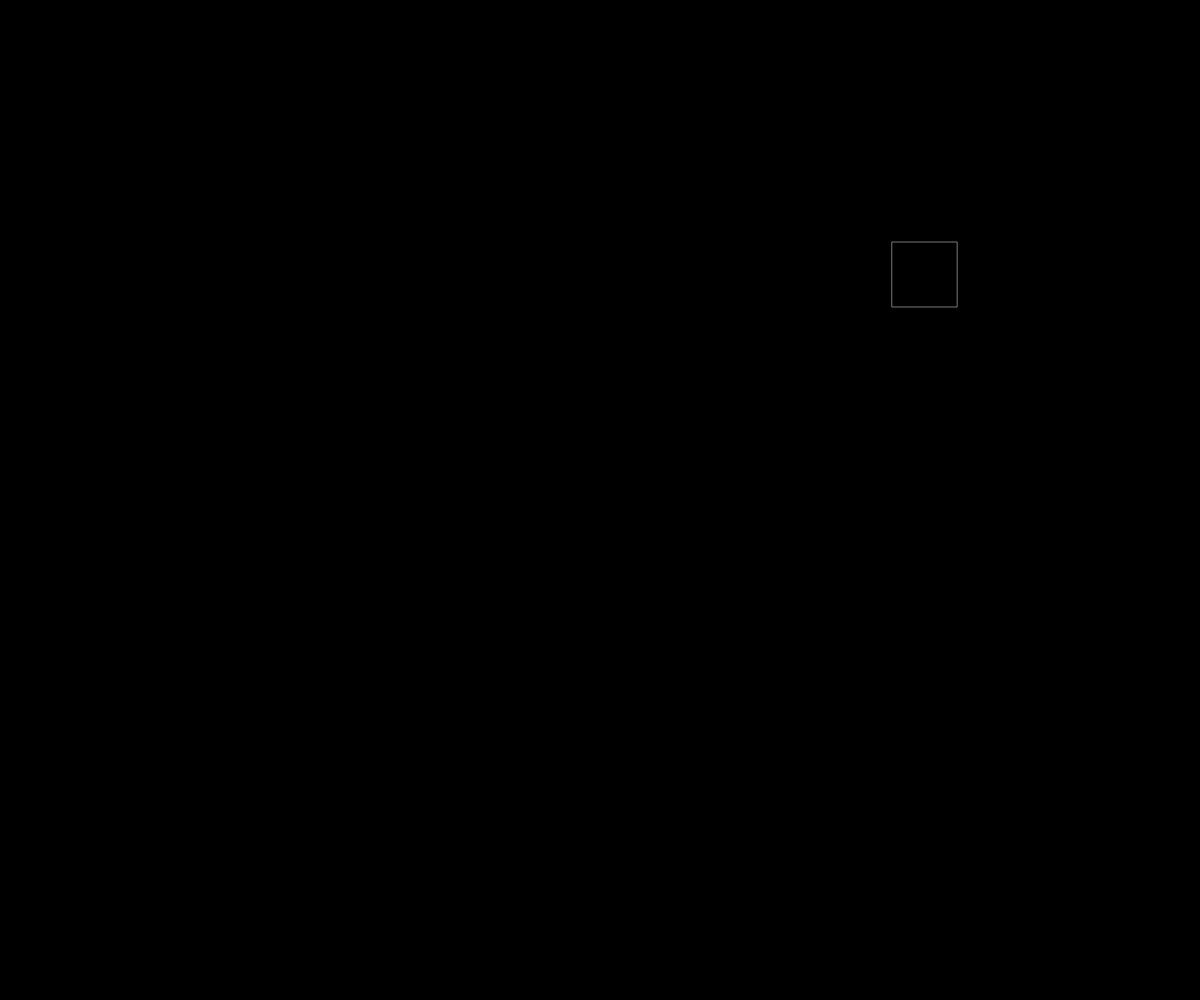
Frame 1 (no input)
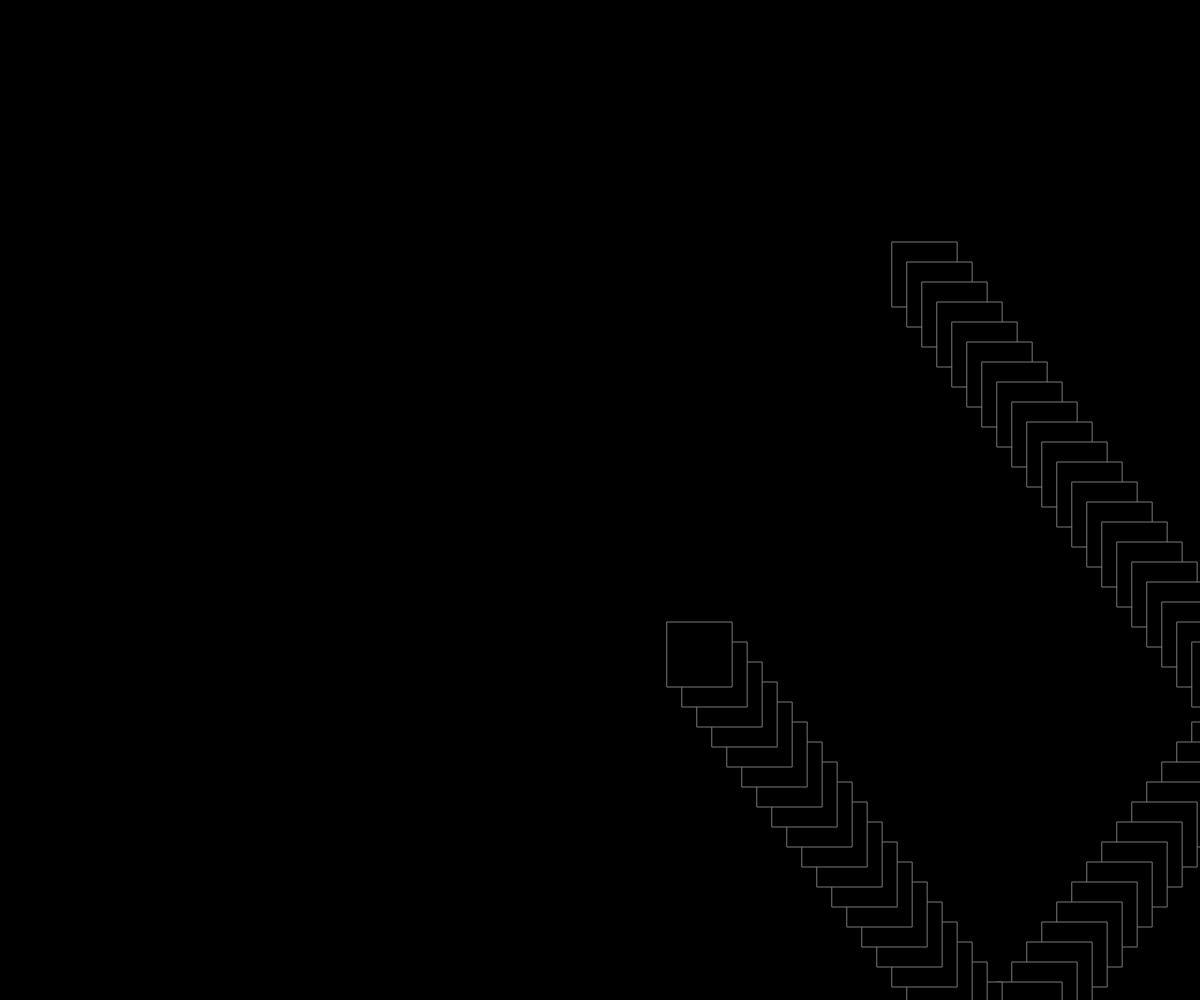
Frame 60 (no input)
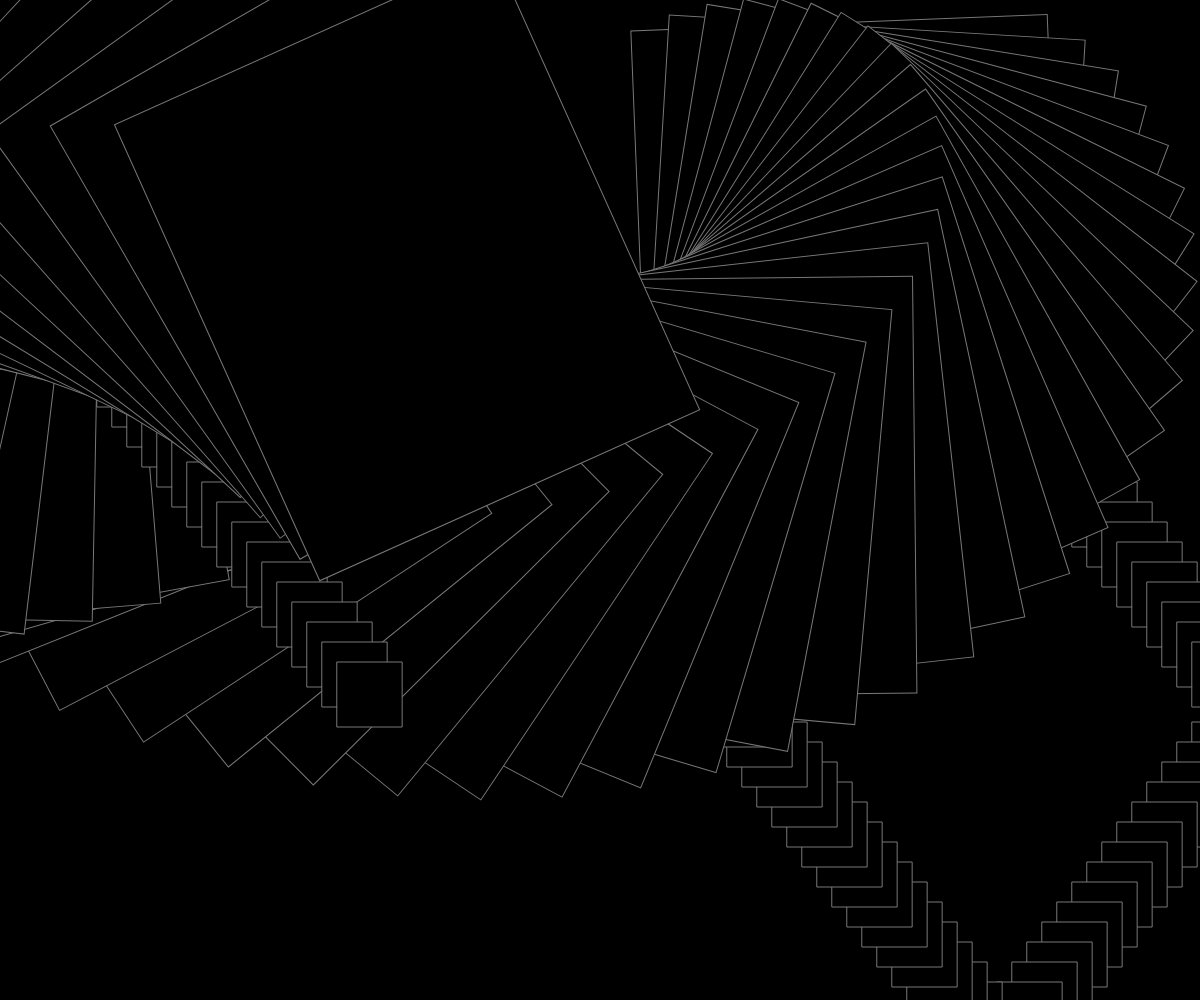
Frame 120 (the mouse pressed at the canvas centre since frame 60)

The p5.js sketch that drew these frames (run headless with seeded random() and noise() and a simulated clock; from frame 60 on, the mouse is pressed at the canvas centre):

// p5.js sketch
// ── sketch.js
var PosX = 0;
var PosY = 0;
var squareX;
var squareY;
var squareSize = 65;
let speed = 15;
let speedy = 20;
let angle = 250;



function setup(){
    alert("The formal elements of this project are color and the movement of the squares. The user will be able to manipulate the size and colors of squares.\nHere are the controls: \n - Mouse Position will change the size of the shaking square \n - UP Arrow (pink & purple) \n - Down Arrow (purple & pink) \n - Left Arrow (yellow & blue) \n - Right Arrow (blue & yellow)\n - Enter (random colors) \n - Any Other key (all black)");
    createCanvas (windowWidth,windowHeight);
    PosX = random(0, windowWidth);
    PosY = random(0, windowHeight);
    squareX = 35;
    squareY = 35;
    background (0);
    
}

function draw(){
    
    let r1 = map(mouseY, 0, width, 0, height);
    let r2 = map(mouseX, 0, width, 0, height);
    translate(PosX,PosY);
    fill(0);
    stroke(120);
  
///colors for square

    if (keyCode === ENTER)
    {
      fill(random(0,255),random(0,255),random(0,255));
    }
    if (keyCode === UP_ARROW) 
    {
        fill(121, 72, 162);
      } else if (keyCode === DOWN_ARROW)  
      {
        fill(232,142,214);
      } 
    if (keyCode === LEFT_ARROW)
    {
      fill(147, 196, 209);
    } else if (keyCode === RIGHT_ARROW)
    {
     fill(252, 228, 180);
   }

     square(squareX,squareY,squareSize);
      
/// colors for rectangle 
      fill(0);
      if (keyCode === ENTER)
    {
      fill(random(0,255),random(0,255),random(0,255));
    }
    if (keyCode === UP_ARROW) 
    {
        fill(232,142,214);
      } else if (keyCode === DOWN_ARROW)  
      {
        fill(121, 72, 162);
      } 
      
    if (keyCode === LEFT_ARROW)
    {
       fill(252, 228, 180);
    } else if  (keyCode === RIGHT_ARROW)
       fill(147, 196, 209);
   {

   }
    rotate(angle);
      rect(squareX,squareY,r2,r1)
  
   
   if (PosX > windowWidth - 25 || PosX < 25 ) {     
        speed = speed * -1; 
            
    }
    if (PosY > windowHeight - 25 || PosY < 25 ) {
        speedy = speedy * -1;
         
    }    
    
    PosX = PosX + speed;
    PosY = PosY + speedy; 
    angle = angle + .1;
    
}

  
